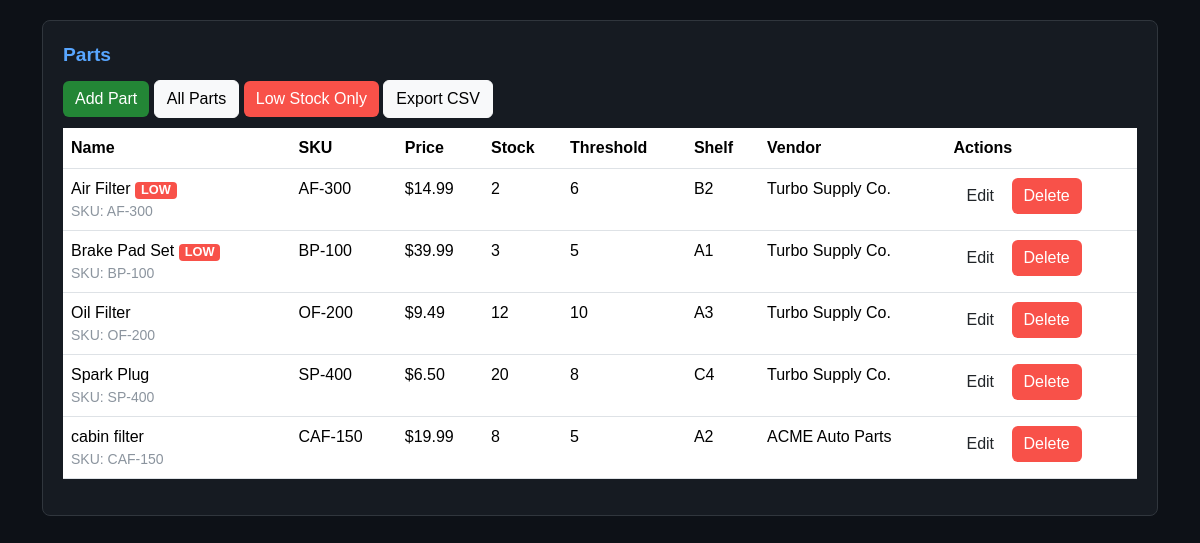
Page /parts on the committed database.
### models.py (models this page shows, shortened)
class Part(db.Model):
    __tablename__ = "parts"
    id = db.Column(db.Integer, primary_key=True)
    name = db.Column(db.String(120), nullable=False)
    sku = db.Column(db.String(80), nullable=False, unique=True)
    price = db.Column(db.Float, nullable=False)
    stock = db.Column(db.Integer, nullable=False, default=0)
    shelf_location = db.Column(db.String(50))
    reorder_threshold = db.Column(db.Integer, nullable=False, default=5)
    vendor_id = db.Column(db.Integer, db.ForeignKey("vendors.id"), nullable=True)

class Vendor(db.Model):
    __tablename__ = "vendors"
    id = db.Column(db.Integer, primary_key=True)
    name = db.Column(db.String(120), nullable=False, unique=True)
    contact_email = db.Column(db.String(120))
    phone = db.Column(db.String(50))
    parts = db.relationship("Part", backref="vendor", lazy=True)

### app.py (the view)
    @app.route("/parts", methods=["GET"])
    def list_parts():
        low_only = request.args.get("low", type=int)
        q = Part.query.options(joinedload(Part.vendor))  # <-- eager-load
        if low_only == 1:
            q = q.filter(Part.stock <= Part.reorder_threshold)
        parts = q.order_by(Part.name.asc()).all()
        return render_template("parts_list.html", parts=parts)

### Templates/parts_list.html
{% extends "base.html" %}
{% block content %}
<div class="card">
  <div class="title">Parts</div>
  <div class="toolbar" style="margin-bottom:10px;">
    <a class="btn btn-primary" href="{{ url_for('add_part') }}">Add Part</a>
    <a class="btn btn-light" href="{{ url_for('list_parts') }}">All Parts</a>
    <a class="btn btn-warn" href="{{ url_for('list_parts') }}?low=1">Low Stock Only</a>
    <a class="btn btn-light" href="{{ url_for('export_parts') }}">Export CSV</a>
  </div>
  {% if parts|length == 0 %}
    <p class="muted" style="margin-top:10px">No parts found.</p>
  {% else %}
  <div class="table-wrap">
    <table class="table">
      <thead>
        <tr>
          <th>Name</th>
          <th>SKU</th>
          <th class="right">Price</th>
          <th class="right">Stock</th>
          <th class="right">Threshold</th>
          <th>Shelf</th>
          <th>Vendor</th>
          <th class="right">Actions</th>
        </tr>
      </thead>
      <tbody>
        {% for p in parts %}
        {% set stock_val = (p.stock|default(0, true))|int %}
        {% set thresh_val = (p.reorder_threshold|default(0, true))|int %}
        {% set is_low = stock_val <= thresh_val %}
        {% set vendor_label =
            (p.vendor and (p.vendor.name or p.vendor.company_name)) or
            p.vendor_name or
            (vendors_by_id and p.vendor_id and vendors_by_id.get(p.vendor_id) and (vendors_by_id.get(p.vendor_id).name or vendors_by_id.get(p.vendor_id).company_name)) or
            p.vendor_id or
            '—'
        %}
        <tr class="{{ 'row-low' if is_low }}">
          <td>
            {{ p.name }}
            {% if is_low %}<span class="badge badge-low" title="At/below threshold">LOW</span>{% endif %}
            <div class="muted small">SKU: {{ p.sku }}</div>
          </td>
          <td>{{ p.sku }}</td>
          <td class="right">${{ '%.2f'|format((p.price|default(0, true))|float) }}</td>
          <td class="right">{{ stock_val }}</td>
          <td class="right">{{ thresh_val }}</td>
          <td>{{ p.shelf_location|default('—', true) }}</td>
          <td>{{ vendor_label }}</td>
          <td class="right">
            <a class="btn btn-small" href="{{ url_for('edit_part', part_id=p.id) }}">Edit</a>
            <form action="{{ url_for('delete_part', part_id=p.id) }}" method="post" style="display:inline" onsubmit="return confirm('Delete this part?');">
              <button type="submit" class="btn btn-small btn-warn">Delete</button>
            </form>
          </td>
        </tr>
        {% endfor %}
      </tbody>
    </table>
  </div>
  {% endif %}
</div>
{% endblock %}

### Templates/base.html (style rules this page uses)
body { background-color: #0d1117; color: #e6edf3; font-family: Arial, sans-serif; margin: 20px; }
.card { background-color: #161b22; border: 1px solid #30363d; border-radius: 8px; padding: 20px; margin-bottom: 20px; color: #e6edf3; }
.title { font-size: 1.2rem; font-weight: bold; color: #58a6ff; margin-bottom: 10px; }
.badge-low { background-color: #f85149; color: white; padding: 2px 6px; border-radius: 4px; font-size: 0.8rem; margin-right: 6px; }
.btn-primary { background-color: #238636; border: none; }
.btn-warn { background-color: #f85149; border: none; color: white; }
.muted { color: #8b949e; }

### rows in the picture
Part: name "Air Filter", shows "LOW", sku "AF-300", price "14.99", stock_val "2", reorder_threshold "6", shelf_location "B2"
Vendor: name "Turbo Supply Co."
Part: name "Brake Pad Set", shows "LOW", sku "BP-100", price "39.99", stock "3", reorder_threshold "5", shelf_location "A1"
Part: name "Oil Filter", sku "OF-200", price "9.49", stock "12", reorder_threshold "10", shelf_location "A3"
Part: name "Spark Plug", sku "SP-400", price "6.50", stock "20", reorder_threshold "8", shelf_location "C4"
Part: name "cabin filter", sku "CAF-150", price "19.99", stock "8", reorder_threshold "5", shelf_location "A2"
Vendor: name "ACME Auto Parts"
